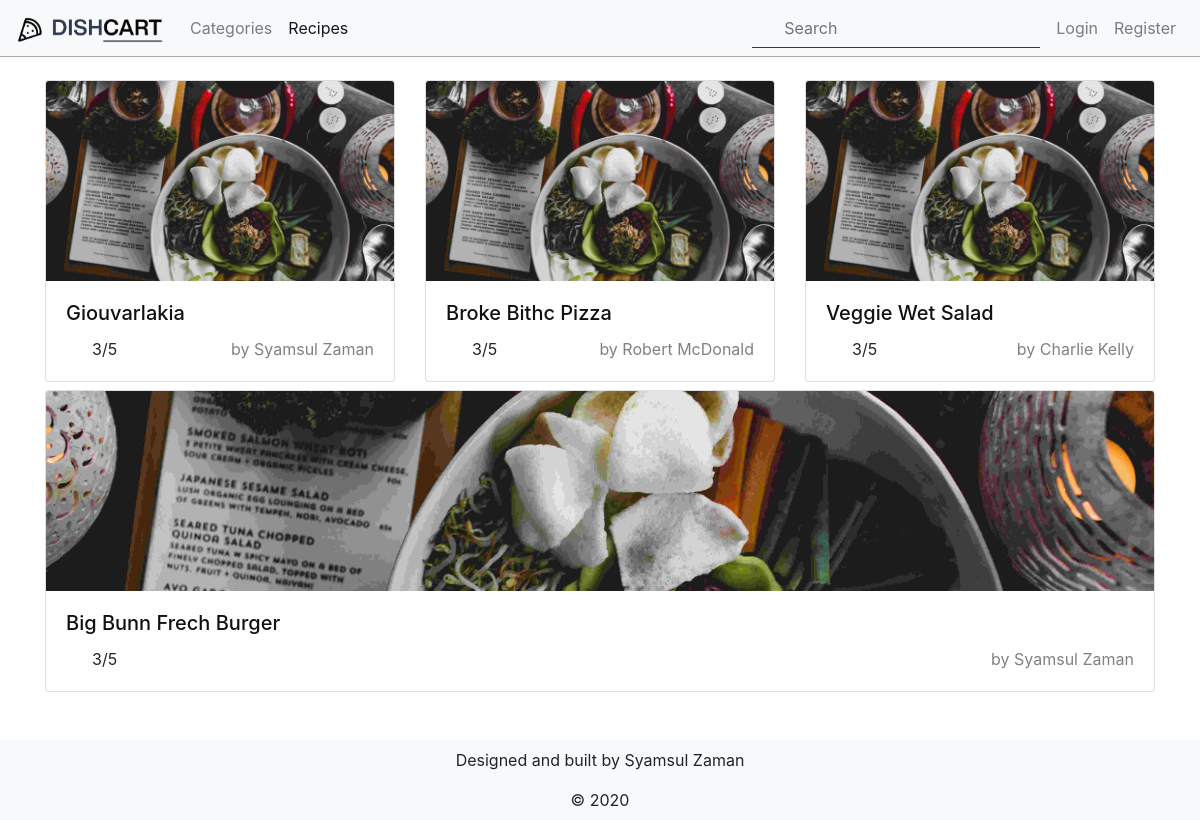
Page /recipes on the committed database.
### tables this page shows
CREATE TABLE `ratings` (
  `id` int(11) NOT NULL,
  `user_id` int(11) NOT NULL,
  `recipe_id` int(11) NOT NULL,
  `rate` int(1) NOT NULL DEFAULT 0,
  `comment` varchar(159) NOT NULL,
  `created_at` date NOT NULL DEFAULT current_timestamp(),
  `updated_at` date NOT NULL DEFAULT current_timestamp()
);

CREATE TABLE `recipes` (
  `id` int(11) NOT NULL,
  `image` varchar(50) NOT NULL DEFAULT 'default-recipe.jpg',
  `name` varchar(150) NOT NULL,
  `user_id` int(11) NOT NULL,
  `category` varchar(20) NOT NULL,
  `instruction` text NOT NULL,
  `created_at` date NOT NULL DEFAULT current_timestamp(),
  `updated_at` date NOT NULL DEFAULT current_timestamp()
);

CREATE TABLE `users` (
  `id` int(11) NOT NULL,
  `username` varchar(150) NOT NULL,
  `first_name` varchar(150) NOT NULL,
  `last_name` varchar(150) NOT NULL,
  `email` varchar(150) NOT NULL,
  `password` varchar(150) NOT NULL,
  `access_control_level` text DEFAULT NULL,
  `profile_picture` varchar(50) NOT NULL DEFAULT 'default.png',
  `cover_picture` varchar(150) DEFAULT 'default-cover.jpg',
  `about` text DEFAULT NULL,
  `deleted` int(11) DEFAULT 0,
  `created_at` date NOT NULL DEFAULT current_timestamp(),
  `updated_at` date NOT NULL DEFAULT current_timestamp()
);

### app/controllers/RecipesController.php (called while the page is built, shortened)
<?php
class RecipesController extends Controller {
	public function indexAction() {
    $recipes = $this->RecipesModel->findAllRecipes();
    $this->view->recipes = $recipes;
    $this->view->render('recipes/index');
	}
}
 ?>

### index.php (called while the page is built, shortened)
<?php
  function autoload($className) {
    $classArray = explode("\\", $className);
    $class = array_pop($classArray);
    $subPath = strtolower(implode(DS, $classArray));
    $path = ROOT . DS . $subPath . DS . $class. '.php';
  }
	$url = isset($_SERVER['PATH_INFO']) ? explode('/', ltrim($_SERVER["PATH_INFO"], "/")) : [];
  Router::route($url);
 ?>

### core/Database.php (called while the page is built, shortened)
<?php
class Database {
	private $_pdo, $_query, $_error = false, $_result, $_count = 0, $_lastInsertID = null;
	private function __construct() {
		try {
			$this->_pdo = new PDO('mysql:host='.DB_HOST.';dbname='.DB_NAME.';',DB_USERNAME, DB_PASSWORD);
			$this->_pdo->setAttribute(PDO::ATTR_ERRMODE, PDO::ERRMODE_EXCEPTION);
			$this->_pdo->setAttribute(PDO::ATTR_EMULATE_PREPARES, false);
		} catch (PDOException $e) {
			die($e->getMessage());
		}
	}
  public function query($sql, $params = [], $class = []) {
    if ($this->_query = $this->_pdo->prepare($sql)) {
      if ($this->_query->execute()) {
      	if ($class) {
          $this->_result = $this->_query->fetchAll(PDO::FETCH_CLASS, $class);
      	} else {
	        $this->_result = $this->_query->fetchAll(PDO::FETCH_OBJ);
      	}
      } else {
        $this->_error = true;
      }
    }
    return $this;
  }
}
?>

### app/models/Recipes.php (called while the page is built, shortened)
<?php
	class Recipes extends Model {
		public function __construct() {
      $this->db = Database::getInstance();
		}
		public function findAllRecipes($category = '',$params = []) {
      $sql = '
       SELECT
       	recipes.id,
        recipes.image,
        recipes.name,
        users.id AS user_id,
        users.first_name,
        users.last_name,
        ratings.rate
       FROM
        recipes
       JOIN ratings ON ratings.recipe_id = recipes.id
       LEFT JOIN users on users.id = recipes.user_id';
			return $this->db->query($sql)->results();
		}
	}
 ?>

### core/Session.php (called while the page is built, shortened)
<?php
class Session {
	public static function exists($name) {
		return (isset($_SESSION[$name])) ? true : false;
	}
}
?>

### core/Helpers.php (called while the page is built, shortened)
<?php
class Helpers {
  public static function currentPage() {
    $currentPage = $_SERVER['REQUEST_URI'];
    return $currentPage;
  }
}
 ?>

### app/views/recipes/index.php (the view, shortened to what this page needs)
<section id="recipes" class="">
  <div class="card-deck">
    <?php foreach($this->recipes as $recipe): ?>
    <div class="card h-100 mt-2" style="min-width:280px;">
    <img src="<?= STATIC_FILES; ?>/images/<?= $recipe->image; ?>" class="card-img-top">
      <div class="card-body">
        <h5 class="card-title"> <a class="card-title-link"
        href="<?= PROJECT_ROOT; ?>recipes/detail/<?= $recipe->id; ?>"><?= $recipe->name; ?></a></h5>
        <div class="card-rate d-flex justify-content-between align-items-start">
          <div class="d-flex align-items-center">
            <span class="ml-2">3/5</span>
          </div>
          <a class="card-rate-name" href="<?= PROJECT_ROOT; ?>user/detail/<?= $recipe->user_id; ?>"> by <?= $recipe->first_name; ?> <?= $recipe->last_name; ?></a>
        </div>
      </div>
    </div>
    <?php endforeach; ?>
  </div>
</section>

### core/Router.php (shortened to what this page needs)
<?php
  class Router {
    public static function route($url) {
      $controller = (isset($url[0]) && $url[0] != '') ? ucwords($url[0]).'Controller' : DEFAULT_CONTROLLER;
      $controller_name =  str_replace('Controller', '', $controller) ;
      array_shift($url);
      $action = (isset($url[0]) && $url[0] != '') ? $url[0]. "Action" : "IndexAction";
      array_shift($url);
      $query_params = $url;
      $controller = 'App\Controllers\\' .$controller. '';
      $dispatch = new $controller($controller_name, $action);
      if (method_exists($controller, $action)) {
        call_user_func_array([$dispatch, $action], $query_params);
      } else {
        die('Method does not exist on the controller \"'. $controller_name . '\" ');
      }
    }
    public static function hasAccess($controller_name, $action_name = 'index') {
      $acl_file = file_get_contents(ROOT . DS . "app" . DS . 'acl.json');
      $acl = json_decode($acl_file, true);
      $current_user_acls = ["Guest"];
      $grantAccess = false;
      foreach($current_user_acls as $level ) {
        if (array_key_exists($level, $acl) && array_key_exists($controller_name, $acl[$level])) {
          if (in_array($action_name, $acl[$level][$controller_name]) || in_array("*", $acl[$level][$controller_name])) {
            $grantAccess = true;
            break;
          }
        }
      }
      foreach ($current_user_acls as $level) {
        $denied = $acl[$level]['denied'];
        if (!empty($denied) && array_key_exists($controller_name, $denied) && in_array($action_name, $denied[$controller_name])) {
          $grantAccess = false;
          break;
        }
      }
     return $grantAccess;
    }
    public static function get_menu($menu) {
      $menuArr = [];
      $menuFile = file_get_contents(ROOT . DS . "app" . DS . $menu . '.json');
      $acl = json_decode($menuFile, true);
      foreach($acl as $key => $value) {
        if (is_array($value)) {
          $sub = [];
          foreach($value as $k => $v ) {
            if ($k == 'separator' && !empty($sub)) {
              $sub[$k] = '';
              continue;
            } else if ($finalValue = self::get_link($v)) {
              $sub[$k] = $finalValue;
            }
          }
          if (!empty($sub)) {
            $menuArr[$key] = $sub;
          }
        } else {
          if ($finalValue = self::get_link($value)) {
            $menuArr[$key] = $finalValue;
          }
        }
      }
      return $menuArr;
     }
    private static function get_link($value) {
      if (preg_match('/https?:\/\//', $value) == 1 ) {
        return $value;
      } else {
        $uArray = explode(DS, $value);
        $controller_name = ucwords($uArray[0]);
        $action_name = (isset($uArray[1])) ? $uArray[1] : "";
        if (self::hasAccess($controller_name, $action_name)) {
          return PROJECT_ROOT . $value;
        }
        return false;
      }
    }
  }
?>

### core/View.php (shortened to what this page needs)
<?php
  class View {
    protected $_head, $_body, $_siteTitle = SITE_TITLE, $_outputBuffer, $_layout = DEFAULT_LAYOUT;
    public function render($viewName) {
      $viewArray = explode('/',$viewName);
      $viewString = implode(DS, $viewArray);
      if (file_exists(ROOT . DS . 'app' . DS . 'views' . DS . $viewString . '.php')) {
        include(ROOT . DS . 'app' . DS . 'views' . DS . $viewString . '.php');
        include(ROOT . DS . 'app' . DS . 'views' . DS . 'layouts' . DS . $this->_layout .'.php');
      } else {
        die('The view \n"' . $viewName . '\" does not exists');
      }
    }
    public function content($type) {
      if ($type == 'head') {
        return $this->_head;
      } elseif ($type == 'body') {
        return $this->_body;
      }
      return false;
    }
    public function start($type) {
      $this->_outputBuffer = $type;
    }
    public function end() {
      if ($this->_outputBuffer == 'head') {
        $this->_head = ob_get_clean();
      } elseif ($this->_outputBuffer == 'body') {
        $this->_body = ob_get_clean();
      } else {
        die("You must first run the start method");
      }
    }
  }
?>

### app/views/layouts/default.php (shortened to what this page needs)
<!doctype html>
<html lang="en">
  <head>
    <link rel="stylesheet" type="text/css" href="<?= STATIC_FILES; ?>css/bootstrap.min.css">
    <link rel="stylesheet" type="text/css" href="<?= STATIC_FILES; ?>css/app.css" download>
  </head>
  <body>
    <?php include 'main_menu.php'; ?>
    <div class="container mt-5">
       <?= $this->content("body") ?>
    </div>
    <?php include 'footer.php' ?>
  </body>
</html>

### app/views/layouts/main_menu.php (shortened to what this page needs)
<?php
$menu = Router::get_menu('menu_acl');
$currentPage = Helpers::currentPage();
function activePage($routePath, $currentPage) {
  return $routePath == $currentPage ? 'active' : '' ;
}
?>
<header id="header" class="container mt-4">
  <nav class="navbar fixed-top navbar-light bg-light navbar-expand-lg">
  <a class="navbar-brand" href="<?= $menu["Home"]; ?>">
      <img src="<?= STATIC_FILES;?>/icons/icon.png" alt="" width="150">
    </a>
    <div class="collapse navbar-collapse" id="navbarNav">
      <ul class="navbar-nav">
        <li class="nav-item <?= activePage($menu["Categories"], $currentPage); ?>">
          <a class="nav-link" href="<?= $menu["Categories"]; ?>">Categories</a>
        </li>
        <li class="nav-item <?= activePage($menu["Recipes"], $currentPage); ?>">
          <a class="nav-link" href="<?= $menu["Recipes"]; ?>">Recipes </a>
        </li>
      </ul>
      <form class="form-inline ml-auto border-bottom border-dark">
          <input class="btn btn-outline-dark my-2 my-sm-0 search-button"
          type="submit" value="" style="background-image: url('<?= STATIC_FILES;?>/icons/search-alt.svg')"/>
          <input class="ml-2 w-auto form-control form-borderless mr-sm-2" type="search" placeholder="Search" aria-label="Search">
      </form>
      <ul class="navbar-nav my-2 ml-lg-2 my-lg-0">
        <li class="nav-item <?= activePage($menu["Login"], $currentPage); ?>">
          <a class="nav-link" href="<?= $menu["Login"]; ?>">Login</a>
        </li>
        <li class="nav-item <?= activePage($menu["Register"], $currentPage); ?>">
          <a class="nav-link" href="<?= $menu["Register"]; ?>">Register </a>
        </li>
      </ul>
    </div>
  </nav>
</header>

### app/views/layouts/footer.php (shortened to what this page needs)
<footer id="footer" class="navbar navbar-light bg-light mt-5 flex-column justify-content-center align-items-center">
  <p> Designed and built by Syamsul Zaman </p>
  <a> &copy 2020 </a>
</footer>

### public/css/app.css (style rules this page uses)
:root { --softWhite: #fff; --darkGray: gray; }
* { margin:0; padding:0; }
html { height: 100%; }
body { background-color: var(--softWhite); display: flex; flex-direction: column; min-height: 100%; }
#header, #banner, #recipes, #footer { position:relative; }
#header nav { border-bottom: 1px solid darkgray; }
#footer { position:relative; }
.search-button { background-size: auto; background-repeat:no-repeat; background-position:center; border: none; height: 18px; }
.card-img-top { max-height: 200px; object-fit: cover; }
.card-rate-name { color: var(--darkGray); }
.card-title-link { color: #111; }
.btn { font-size: 14px; }
.form-borderless { border: none; border-radius:0; background:none; padding-left:0; padding-right:0; }

### rows in the picture
ratings: recipe.image (placeholder picture), recipe.name "Giouvarlakia", user.first_name "Syamsul", user.last_name "Zaman"
ratings: recipe.image (placeholder picture), recipe.name "Broke Bithc Pizza", users.first_name "Robert", users.last_name "McDonald"
ratings: recipe.image (placeholder picture), recipe.name "Veggie Wet Salad", users.first_name "Charlie", users.last_name "Kelly"
ratings: recipe.image (placeholder picture), recipe.name "Big Bunn Frech Burger", users.first_name "Syamsul", users.last_name "Zaman"
